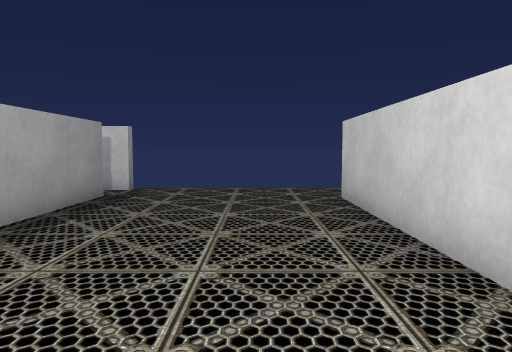
[1] (above)

24 first-person views from a walk through a 3-D level made in the Unity game engine. The camera is 0.62 m above the floor, tilts 4° down and sees 70° across. The floor is counted in squares, 0.5 m on a side. Each view is taken from the middle of a square. On the plan, view 1 faces up. The plan holds only what a view shows up to about 15 squares ahead; the rest is blank. The player is left out. Some surface patterns are stand-ins.

[2]
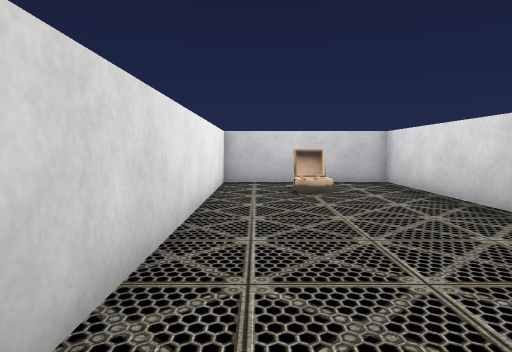

[3]
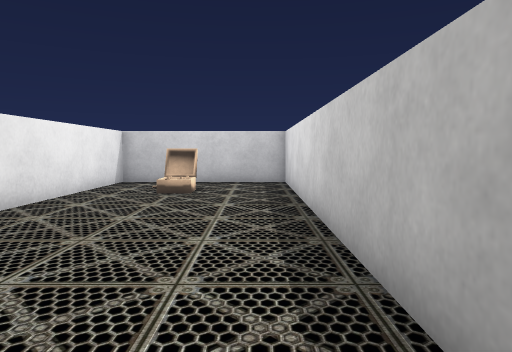

[4]
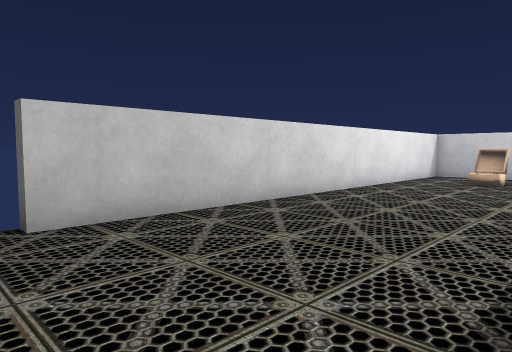

[5]
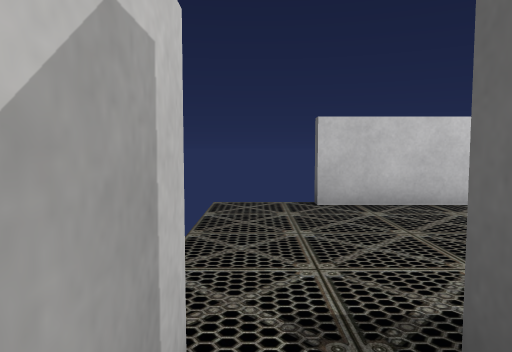

[6]
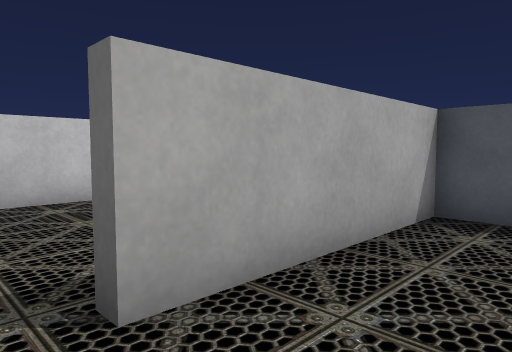

[7]
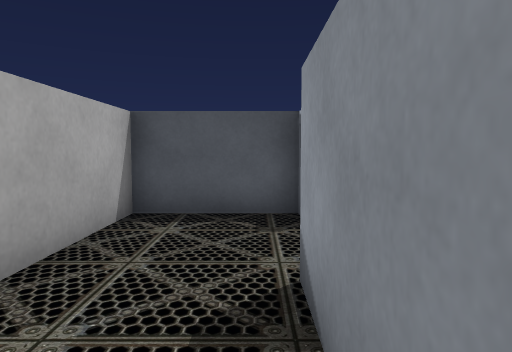

[8]
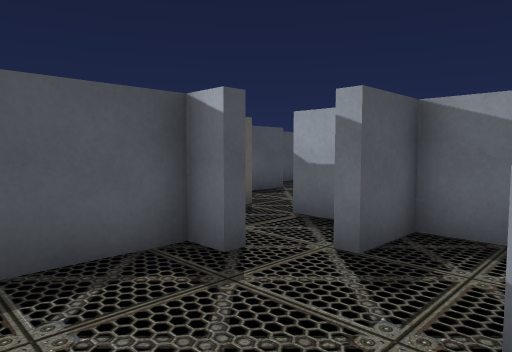

[9]
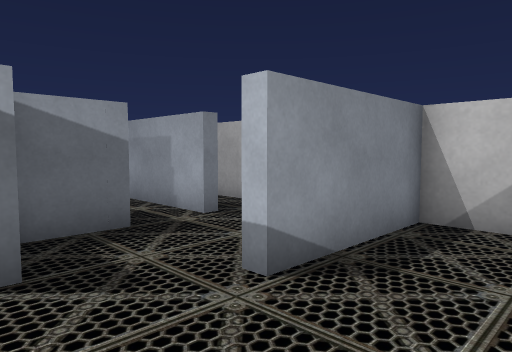

[10]
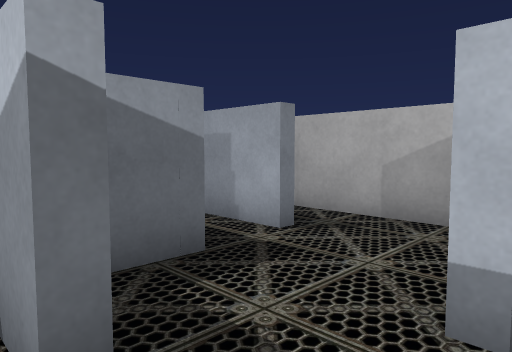

[11]
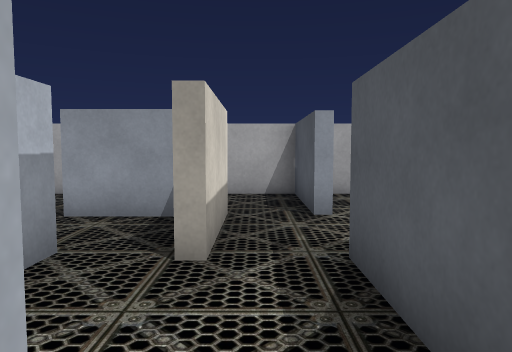

[12]
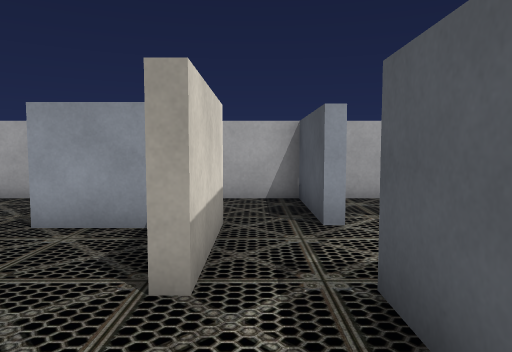

[13]
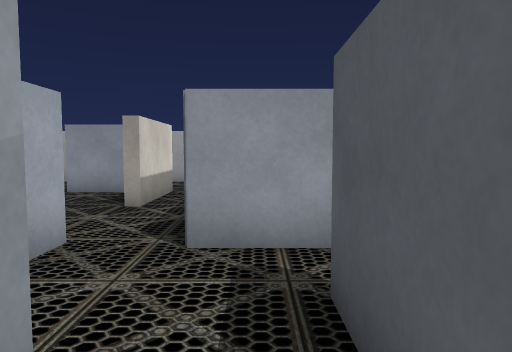

[14]
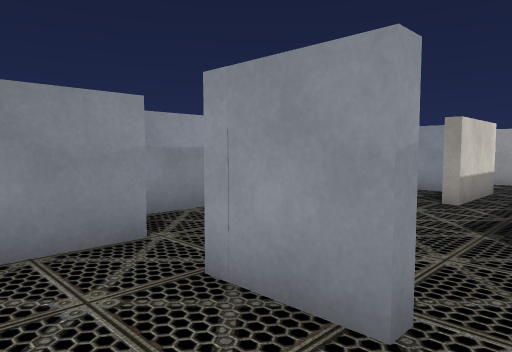

[15]
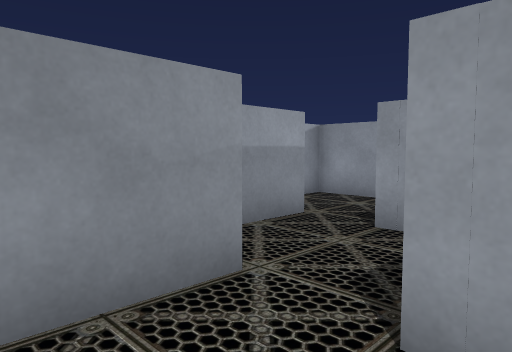

[16]
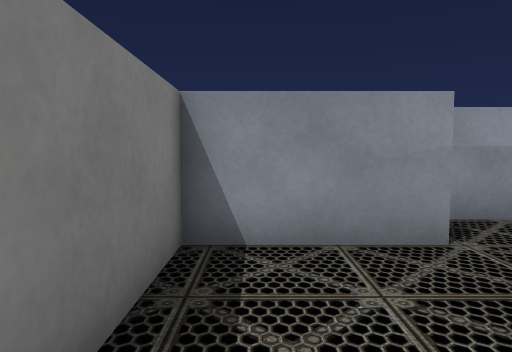

[17]
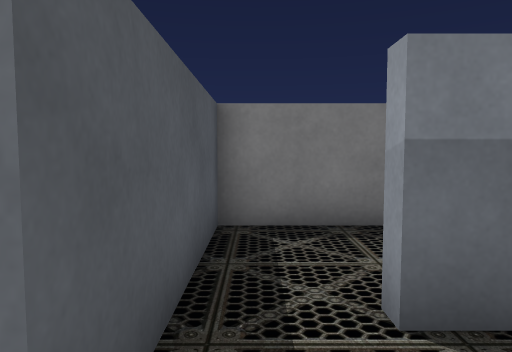

[18]
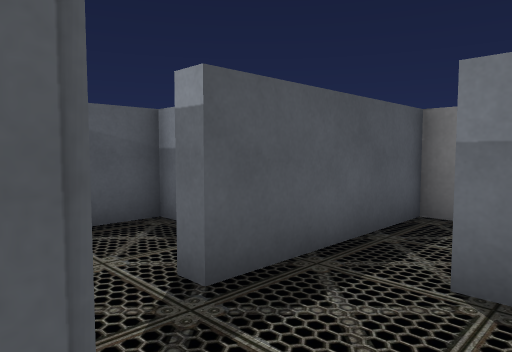

[19]
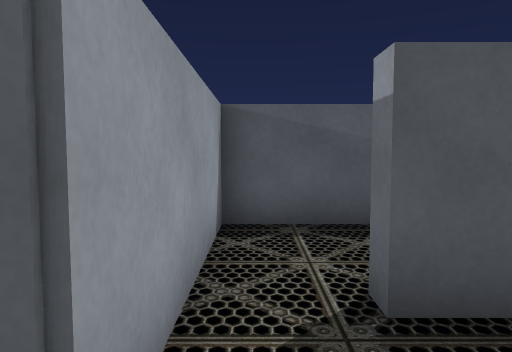

[20]
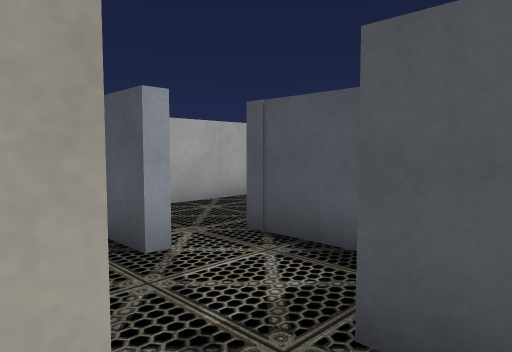

[21]
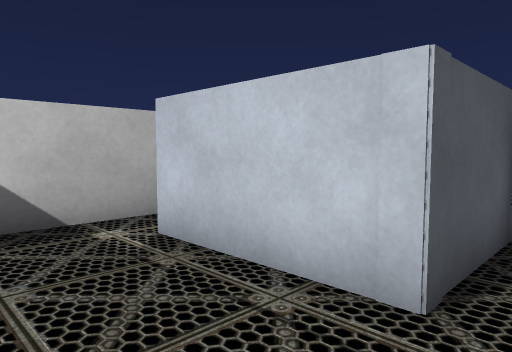

[22]
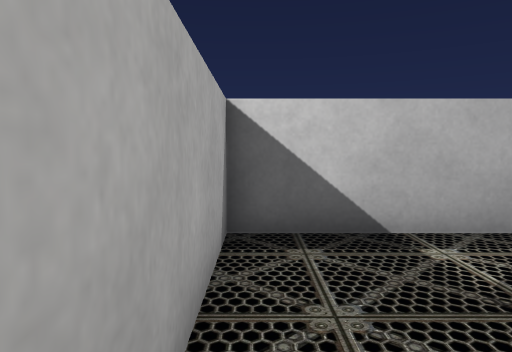

[23]
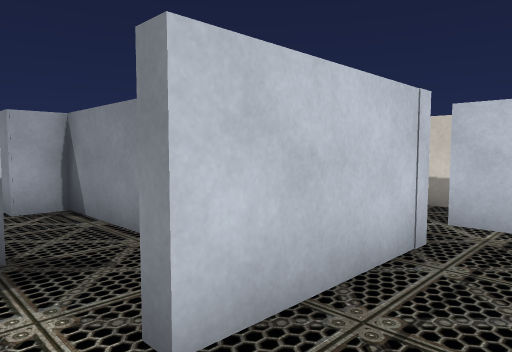

[24]
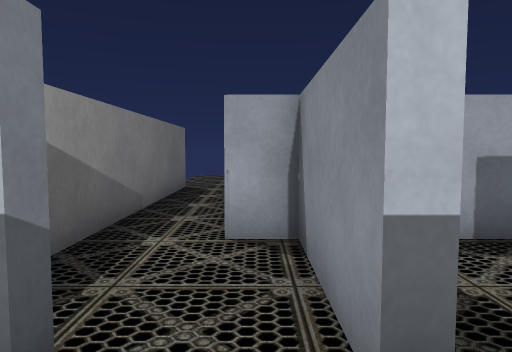

### Floor plan
Ten units are one square. View 1 is at (0, 0); x grows to the right and y downward. Boxes are objects, and circles mark ways between rooms. Rooms are numbered by the first view taken in them; rooms with no view inside come last. Other rooms are left out.
<svg viewBox="-221 -119 254 198">
<path fill="none" stroke="#000" d="M-3 42 -3 37M-12 46 -3 46M-11 47 -12 32M-46 -99 -42 -99 -42 74 23 74 23 -96 28 -96M-12 32 -1 32M-12 42 -3 42M-12 44 -3 44M-89 -58 -89 -55 -99 -55M-78 -38 -46 -38 -46 -99M-82 -34 -82 -46 -78 -46M-106 -45 -106 -34M-40 -114 -74 -114 -74 -76 -79 -76M-174 -8 -174 0 -178 0M-144 16 -144 1M-141 -16 -150 -16M-185 16 -160 16M-106 -34 -114 -34M-109 20 -78 20M-82 -25 -82 -34M-78 -16 -91 -16M-144 1 -108 1M-70 5 -80 5 -80 1M-178 0 -178 -20M-186 -37 -210 -37 -210 16 -185 16M-78 20 -78 59 -82 59M-89 74 -46 74 -46 11M-111 62 -106 62M-106 44 -141 44 -141 54 -148 54M-216 74 -131 74M-80 1 -46 1 -46 -24M-160 16 -160 21M-174 51 -144 51 -144 16"/>
<circle cx="-40" cy="-105" r="3" fill="#2a7"/>
<circle cx="-95" cy="-40" r="3" fill="#2a7"/>
<circle cx="-140" cy="-10" r="3" fill="#2a7"/>
<circle cx="-180" cy="10" r="3" fill="#2a7"/>
<circle cx="-150" cy="20" r="3" fill="#2a7"/>
<circle cx="-70" cy="10" r="3" fill="#2a7"/>
<circle cx="-80" cy="-10" r="3" fill="#2a7"/>
<circle cx="-80" cy="65" r="3" fill="#2a7"/>
<text x="-10" y="-20">1</text>
<text x="-70" y="-70">2</text>
<text x="-160" y="0">3</text>
<text x="-110" y="-10">4</text>
<text x="-200" y="-10">5</text>
<text x="-60" y="40">6</text>
<text x="-150" y="60">7</text>
<text x="-60" y="-20">8</text>
<text x="-170" y="30">9</text>
</svg>
Room 1 opens to room 2. Room 2 opens to room 4. Room 3 opens to room 4. Room 3 opens to room 5. Room 3 opens to room 9. Room 4 opens to room 6. Room 4 opens to room 8. Room 6 opens to room 7.

Where each view was taken, in squares from view 1:
view 1: 0 up, 0 right, facing up
view 2: 7 up, 1 right, facing down
view 3: 7 up, 3 left, facing down
view 4: 11 up, 4 left, facing down-right
view 5: 11 up, 6 left, facing right
view 6: 11 up, 7 left, facing down-right
view 7: 11 up, 7 left, facing down
view 8: 8 up, 5 left, facing down-left
view 9: 5 up, 5 left, facing up-left
view 10: 5 up, 7 left, facing up-left
view 11: 1 up, 15 left, facing right
view 12: 1 up, 14 left, facing right
view 13: 1 down, 19 left, facing right
view 14: 1 down, 20 left, facing up-right
view 15: 1 up, 20 left, facing up-right
view 16: 1 down, 20 left, facing up
view 17: 1 down, 15 left, facing left
view 18: 1 up, 14 left, facing down-left
view 19: 1 up, 15 left, facing down
view 20: 2 up, 12 left, facing down-right
view 21: 1 down, 5 left, facing down-left
view 22: 2 down, 5 left, facing down
view 23: 7 down, 6 left, facing up-left
view 24: 5 down, 9 left, facing left
